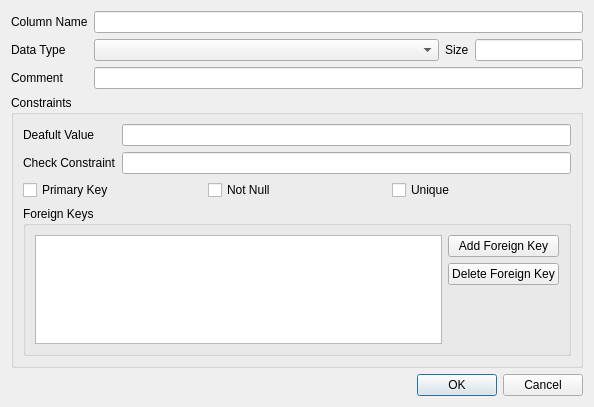
<?xml version="1.0" encoding="UTF-8"?>
<ui version="4.0">
 <class>ColumnDialog</class>
 <widget class="QDialog" name="ColumnDialog">
  <property name="geometry">
   <rect>
    <x>0</x>
    <y>0</y>
    <width>594</width>
    <height>407</height>
   </rect>
  </property>
  <property name="windowTitle">
   <string>Add Column</string>
  </property>
  <layout class="QGridLayout" name="gridLayout_2">
   <item row="0" column="0">
    <layout class="QVBoxLayout" name="verticalLayout_2">
     <item>
      <layout class="QFormLayout" name="formLayout_2">
       <item row="0" column="0">
        <widget class="QLabel" name="lblName">
         <property name="text">
          <string>Column Name</string>
         </property>
        </widget>
       </item>
       <item row="0" column="1">
        <widget class="QLineEdit" name="edtName"/>
       </item>
       <item row="1" column="0">
        <widget class="QLabel" name="lblType">
         <property name="text">
          <string>Data Type</string>
         </property>
        </widget>
       </item>
       <item row="1" column="1">
        <layout class="QHBoxLayout" name="horizontalLayout_3">
         <item>
          <widget class="QComboBox" name="cbDataType">
           <property name="sizePolicy">
            <sizepolicy hsizetype="MinimumExpanding" vsizetype="Fixed">
             <horstretch>0</horstretch>
             <verstretch>0</verstretch>
            </sizepolicy>
           </property>
          </widget>
         </item>
         <item>
          <layout class="QHBoxLayout" name="horizontalLayout_4">
           <item>
            <widget class="QLabel" name="lblArray">
             <property name="text">
              <string>Size</string>
             </property>
            </widget>
           </item>
           <item>
            <widget class="QLineEdit" name="edtSize">
             <property name="sizePolicy">
              <sizepolicy hsizetype="Minimum" vsizetype="Fixed">
               <horstretch>0</horstretch>
               <verstretch>0</verstretch>
              </sizepolicy>
             </property>
             <property name="maxLength">
              <number>100</number>
             </property>
            </widget>
           </item>
          </layout>
         </item>
        </layout>
       </item>
       <item row="2" column="0">
        <widget class="QLabel" name="lblComment">
         <property name="text">
          <string>Comment</string>
         </property>
        </widget>
       </item>
       <item row="2" column="1">
        <widget class="QLineEdit" name="edtComment"/>
       </item>
      </layout>
     </item>
     <item>
      <widget class="QGroupBox" name="grpConstraints">
       <property name="title">
        <string>Constraints</string>
       </property>
       <property name="flat">
        <bool>false</bool>
       </property>
       <layout class="QGridLayout" name="gridLayout_3">
        <item row="0" column="0">
         <layout class="QVBoxLayout" name="verticalLayout_4">
          <item>
           <layout class="QVBoxLayout" name="verticalLayout">
            <item>
             <layout class="QFormLayout" name="formLayout">
              <item row="0" column="0">
               <widget class="QLabel" name="lblDefault">
                <property name="text">
                 <string>Deafult Value</string>
                </property>
               </widget>
              </item>
              <item row="0" column="1">
               <widget class="QLineEdit" name="edtDefault"/>
              </item>
              <item row="1" column="0">
               <widget class="QLabel" name="lblCheck">
                <property name="text">
                 <string>Check Constraint</string>
                </property>
               </widget>
              </item>
              <item row="1" column="1">
               <widget class="QLineEdit" name="edtCheck"/>
              </item>
             </layout>
            </item>
            <item>
             <layout class="QHBoxLayout" name="horizontalLayout">
              <item>
               <widget class="QCheckBox" name="chkPrimaryKey">
                <property name="text">
                 <string>Primary Key</string>
                </property>
               </widget>
              </item>
              <item>
               <widget class="QCheckBox" name="chkNotNull">
                <property name="text">
                 <string>Not Null</string>
                </property>
               </widget>
              </item>
              <item>
               <widget class="QCheckBox" name="chkUnique">
                <property name="text">
                 <string>Unique</string>
                </property>
               </widget>
              </item>
             </layout>
            </item>
           </layout>
          </item>
          <item>
           <widget class="QGroupBox" name="grpFK">
            <property name="title">
             <string>Foreign Keys</string>
            </property>
            <layout class="QGridLayout" name="gridLayout">
             <item row="0" column="0">
              <layout class="QHBoxLayout" name="horizontalLayout_2">
               <item>
                <widget class="QColumnView" name="columnView"/>
               </item>
               <item>
                <layout class="QVBoxLayout" name="verticalLayout_3">
                 <item>
                  <widget class="QPushButton" name="btnAddFK">
                   <property name="text">
                    <string>Add Foreign Key</string>
                   </property>
                  </widget>
                 </item>
                 <item>
                  <widget class="QPushButton" name="btnDelFK">
                   <property name="text">
                    <string>Delete Foreign Key</string>
                   </property>
                  </widget>
                 </item>
                 <item>
                  <spacer name="verticalSpacer">
                   <property name="orientation">
                    <enum>Qt::Vertical</enum>
                   </property>
                   <property name="sizeHint" stdset="0">
                    <size>
                     <width>20</width>
                     <height>40</height>
                    </size>
                   </property>
                  </spacer>
                 </item>
                </layout>
               </item>
              </layout>
             </item>
            </layout>
           </widget>
          </item>
         </layout>
        </item>
       </layout>
      </widget>
     </item>
     <item>
      <widget class="QDialogButtonBox" name="buttonBox">
       <property name="orientation">
        <enum>Qt::Horizontal</enum>
       </property>
       <property name="standardButtons">
        <set>QDialogButtonBox::Cancel|QDialogButtonBox::Ok</set>
       </property>
      </widget>
     </item>
    </layout>
   </item>
  </layout>
 </widget>
 <resources/>
 <connections>
  <connection>
   <sender>buttonBox</sender>
   <signal>accepted()</signal>
   <receiver>ColumnDialog</receiver>
   <slot>accept()</slot>
   <hints>
    <hint type="sourcelabel">
     <x>248</x>
     <y>254</y>
    </hint>
    <hint type="destinationlabel">
     <x>157</x>
     <y>274</y>
    </hint>
   </hints>
  </connection>
  <connection>
   <sender>buttonBox</sender>
   <signal>rejected()</signal>
   <receiver>ColumnDialog</receiver>
   <slot>reject()</slot>
   <hints>
    <hint type="sourcelabel">
     <x>316</x>
     <y>260</y>
    </hint>
    <hint type="destinationlabel">
     <x>286</x>
     <y>274</y>
    </hint>
   </hints>
  </connection>
 </connections>
</ui>
